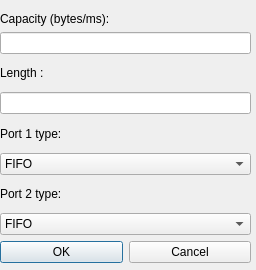
<?xml version="1.0" encoding="UTF-8"?>
<ui version="4.0">
 <class>LinkDialog</class>
 <widget class="QDialog" name="LinkDialog">
  <property name="geometry">
   <rect>
    <x>0</x>
    <y>0</y>
    <width>256</width>
    <height>270</height>
   </rect>
  </property>
  <property name="minimumSize">
   <size>
    <width>256</width>
    <height>270</height>
   </size>
  </property>
  <property name="maximumSize">
   <size>
    <width>256</width>
    <height>270</height>
   </size>
  </property>
  <property name="windowTitle">
   <string>Dialog</string>
  </property>
  <widget class="QWidget" name="layoutWidget">
   <property name="geometry">
    <rect>
     <x>0</x>
     <y>12</y>
     <width>251</width>
     <height>251</height>
    </rect>
   </property>
   <layout class="QVBoxLayout" name="verticalLayout">
    <property name="sizeConstraint">
     <enum>QLayout::SetNoConstraint</enum>
    </property>
    <item>
     <widget class="QLabel" name="timelabel">
      <property name="sizePolicy">
       <sizepolicy hsizetype="Preferred" vsizetype="Fixed">
        <horstretch>0</horstretch>
        <verstretch>0</verstretch>
       </sizepolicy>
      </property>
      <property name="text">
       <string>Capacity (bytes/ms):</string>
      </property>
     </widget>
    </item>
    <item>
     <layout class="QHBoxLayout" name="horizontalLayout_3">
      <item>
       <widget class="QLineEdit" name="capacity">
        <property name="enabled">
         <bool>true</bool>
        </property>
        <property name="readOnly">
         <bool>false</bool>
        </property>
       </widget>
      </item>
     </layout>
    </item>
    <item>
     <widget class="QLabel" name="timelabel2">
      <property name="sizePolicy2">
       <sizepolicy hsizetype="Preferred" vsizetype="Fixed">
        <horstretch>0</horstretch>
        <verstretch>0</verstretch>
       </sizepolicy>
      </property>
      <property name="text">
       <string>Length :</string>
      </property>
     </widget>
    </item>
    <item>
     <layout class="QHBoxLayout" name="horizontalLayout_4">
      <item>
       <widget class="QLineEdit" name="length">
        <property name="enabled">
         <bool>true</bool>
        </property>
        <property name="readOnly">
         <bool>false</bool>
        </property>
       </widget>
      </item>
     </layout>
    </item>
    <item>
     <widget class="QLabel" name="port1Name">
      <property name="text">
       <string>Port 1 type:</string>
      </property>
     </widget>
    </item>
    <item>
     <widget class="QComboBox" name="port1Type">
      <item>
       <property name="text">
        <string>FIFO</string>
       </property>
      </item>
      <item>
       <property name="text">
        <string>Prioritized</string>
       </property>
      </item>
     </widget>
    </item>
    <item>
     <widget class="QLabel" name="port2Name">
      <property name="text">
       <string>Port 2 type:</string>
      </property>
     </widget>
    </item>
    <item>
     <widget class="QComboBox" name="port2Type">
      <item>
       <property name="text">
        <string>FIFO</string>
       </property>
      </item>
      <item>
       <property name="text">
        <string>Prioritized</string>
       </property>
      </item>
     </widget>
    </item>
    <item>
     <layout class="QHBoxLayout" name="horizontalLayout">
      <item>
       <widget class="QPushButton" name="OK">
        <property name="text">
         <string>OK</string>
        </property>
       </widget>
      </item>
      <item>
       <widget class="QPushButton" name="Cancel">
        <property name="text">
         <string>Cancel</string>
        </property>
       </widget>
      </item>
     </layout>
    </item>
   </layout>
  </widget>
 </widget>
 <resources/>
 <connections>
  <connection>
   <sender>OK</sender>
   <signal>clicked()</signal>
   <receiver>LinkDialog</receiver>
   <slot>accept()</slot>
   <hints>
    <hint type="sourcelabel">
     <x>61</x>
     <y>240</y>
    </hint>
    <hint type="destinationlabel">
     <x>70</x>
     <y>265</y>
    </hint>
   </hints>
  </connection>
  <connection>
   <sender>Cancel</sender>
   <signal>clicked()</signal>
   <receiver>LinkDialog</receiver>
   <slot>reject()</slot>
   <hints>
    <hint type="sourcelabel">
     <x>184</x>
     <y>247</y>
    </hint>
    <hint type="destinationlabel">
     <x>195</x>
     <y>267</y>
    </hint>
   </hints>
  </connection>
 </connections>
</ui>
